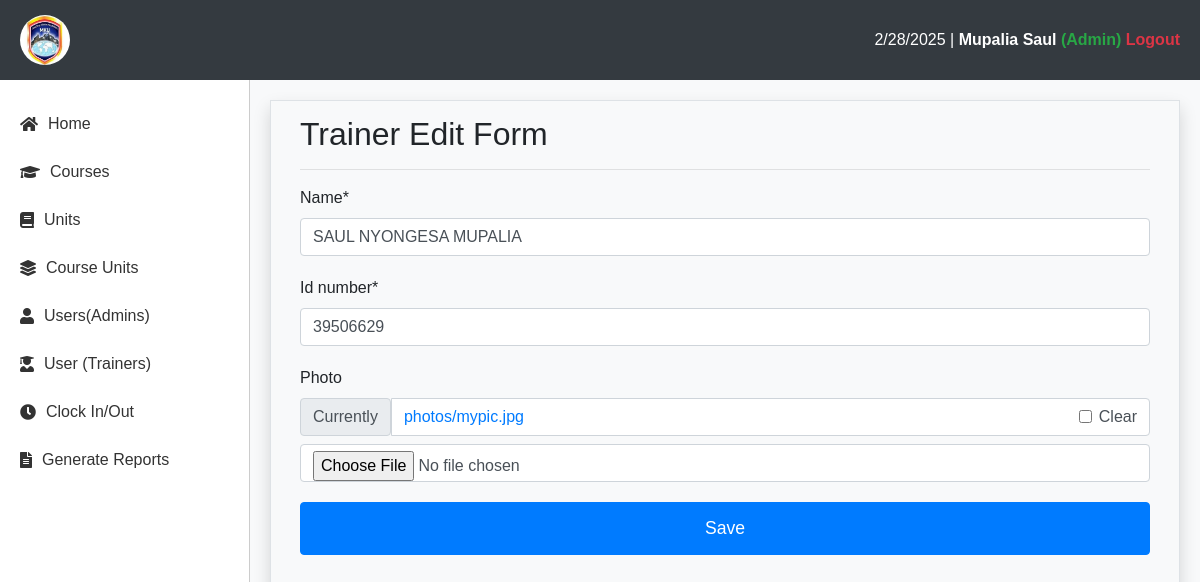
The page /base/trainer/details/edit/3/ (signed in) on the database its author committed.
### reports/models.py (models this page shows, shortened)
class User(AbstractUser):
    ADMIN = (
        ("ADMIN", "ADMIN"),
        ("STUDENT", "STUDENT"),
        ("TRAINER", "TRAINER"),
        ("EXAMINATION_OFFICER", "EXAMINATION_OFFICER"),
    )
    id_number = models.CharField(max_length=50, unique=True, null=True)
    role = models.CharField(max_length=50, choices=ADMIN, default="STUDENT")
    profile_photo = models.ImageField(upload_to="photos/", blank=True, null=True)

class Trainer(models.Model):
    name = models.CharField(max_length=50, null=True)
    id_number = models.CharField(max_length=50, unique=True, null=True)
    email = models.EmailField(max_length=50, null=True, unique=True)
    photo = models.ImageField(upload_to="photos/", blank=True, null=True)
    face_encoding = models.TextField(null=True)
    is_active = models.BooleanField(default=True, null=True)
    updated = models.DateTimeField(auto_now=True, null=True)
    created = models.DateTimeField(auto_now_add=True, null=True)

### base/views.py (the view)
# urls.py: path('trainer/details/edit/<int:trainer_id>/', views.trainer_edit, name='trainer-edit-url'),
def trainer_edit(request, trainer_id):
    trainer = get_object_or_404(Trainer, id=trainer_id)
    if request.method == "POST":
        form = TrainerSignupForm(request.POST, request.FILES, instance=trainer)
        if form.is_valid():
            trainer = form.save(commit=False)
            uploaded_photo = request.FILES.get("photo")
            if uploaded_photo:
                file_name = default_storage.save(uploaded_photo.name, uploaded_photo)
                file_path = default_storage.path(file_name)
                frame = cv2.imread(file_path)
                if frame is None:
                    messages.error(
                        request,
                        "Could not read the image file. Ensure it is a valid image.",
                    )
                    return render(
                        request, "trainer/trainer_signup.html", {"form": form}
                    )
                frame = cv2.cvtColor(frame, cv2.COLOR_BGR2RGB)
                if frame.dtype != np.uint8:
                    frame = frame.astype(np.uint8)
                face_encodings = face_recognition.face_encodings(frame)
                if face_encodings:
                    face_encoding = face_encodings[0]
                    trainer.face_encoding = ",".join(map(str, face_encoding))
                    trainer.save()
                    messages.success(request, "Trainer Details Edited successfully")
                    return HttpResponseRedirect(
                        reverse("trainer-url", args=[trainer_id])
                    )
                else:
                    messages.error(
                        request,
                        "No face detected in the uploaded photo. Make sure the photo is clear and contains only one face.",
                    )
            else:
                messages.error(request, "Please upload a photo. It is required.")
    else:
        form = TrainerSignupForm(instance=trainer)
    return render(
        request, "trainer/trainer_edit.html", {"form": form, "trainer": trainer}
    )

### reports/forms.py
class TrainerSignupForm(forms.ModelForm):
    class Meta:
        model = Trainer
        fields = ['name', 'id_number', 'photo']

### reports/context_processors.py (called while the page is built, shortened)
def remaining_days(request):
    if request.user.is_authenticated:
        try:
            series = Series.objects.get(is_active=True)
            today = datetime.today().date()
            end_date = series.end_date
            remaining = abs((end_date - today).days)
            return {"remaining": remaining}
        except Series.DoesNotExist:
            return {"remaining": 0}
    else:
        return {"remaining": 0}

def dashboard(request):
    if request.user.is_authenticated:
        num_trainers = Trainer.objects.count()
        num_students = StudentExam.objects.count()
        num_units = Unit.objects.count()
        num_courses = Course.objects.count()
        num_admins = User.objects.filter(is_staff=True).count()
        active_classes = TeachingAttendance.objects.filter(is_clocked_in=True, is_clocked_out=False).count()
        return {
            "num_trainers": num_trainers,
            "num_students": num_students,
            "num_units": num_units,
            "num_courses": num_courses,
            "num_admins": num_admins if not request.user else num_admins - 1,
            "active_classes": active_classes,
        }

def unit_count(request):
    if request.user.is_authenticated:
        return {"unit_count": Unit.objects.count()}
    else:
        return {"unit_count": 0}

def student_count(request):
    if request.user.is_authenticated:
        return {"student_count": StudentExam.objects.count()}
    else:
        return {"student_count": 0}

def course_count(request):
    if request.user.is_authenticated:
        return {"course_count": Course.objects.count()}
    else:
        return {"course_count": 0}

    def process_request(self, request):
        try:
            series = Series.objects.get(is_active=True)
            today = datetime.today().date()
            end_date = series.end_date
            if today > end_date:
                series.is_active = False
                series.save()
        except Series.DoesNotExist:
            series = Series.objects.filter(is_active=False)
            today = datetime.today().date()
            for series in series:
                end_date = series.end_date
                if today < end_date or today == end_date:
                    series.is_active = True
                    series.save()
        return None

### templates/trainer/trainer_edit.html (shortened to what this page needs)
{% extends 'base/main.html' %}
{% load crispy_forms_filters %}
{% block content %}
  <div class="container">
    <div class="trainer-signup-form">
      <h2>Trainer Edit Form</h2>
      <hr>
      <form id="trainerSignUpForm" action="{% url 'trainer-edit-url'  trainer.id %}" method="post" enctype="multipart/form-data">
        {{ form|crispy }}
        <button type="submit" id="continueBtn" class="btn btn-primary btn-custom">Save</button>
      </form>
    </div>
  </div>
{% endblock %}

### templates/base/main.html (shortened to what this page needs)
{% load static %}
<!DOCTYPE html>
<html lang="en">
<head>
    <link href="https://stackpath.bootstrapcdn.com/bootstrap/4.5.2/css/bootstrap.min.css" rel="stylesheet">
    <link rel="stylesheet" href="https://cdnjs.cloudflare.com/ajax/libs/font-awesome/5.15.4/css/all.min.css">
    <link rel="stylesheet" href="{% static 'base/css/main.css' %}">
</head>
<body>
    <div class="top-nav">
        <div class="logo">
            <img src="{% static 'img/logo.jpeg' %}" alt="Logo">
        </div>
        <div>
            <span id="current-date"></span> |
            <a href="{% url 'admin-profile-url' %}">{{ request.user.last_name }} {{ request.user.first_name }} <span class="text-success">(Admin)</span> </a>
            <a href="{% url 'admin-signout-url' %}" class="text-danger">Logout</a>
        </div>
    </div>
    <div class="main-container">
        <div class="sidebar">
            {% if request.user.is_authenticated %}
                <a href="{% url 'admin-home-url' %}"><i class="fas fa-home"></i> Home</a>
                <a href="{% url 'admin-courses-url' %}"><i class="fas fa-graduation-cap"></i> Courses</a>
                <a href="{% url 'admin-units-url' %}"><i class="fas fa-book"></i> Units</a>
                <a href="{% url 'admin-course-units-url' %}"><i class="fas fa-layer-group"></i> Course Units</a>
                <a href="{% url 'admins-url' %}"><i class="fas fa-user"></i> Users(Admins)</a>
                <a href="{% url 'trainers-url' %}"><i class="fas fa-user-graduate"></i> User (Trainers)</a>
                <a href="{% url 'admin-clock-url' %}"><i class="fas fa-clock"></i> Clock In/Out</a>
                <a href="{% url 'clock-reports-url' %}"><i class="fas fa-file-alt"></i> Generate Reports</a>
            {% endif %}
        </div>
        <div class="content">
            <div class="border p-1 shadow" style="min-height: 100vh;">
                {% block content %}
                {% endblock %}
            </div>
        </div>
    </div>
</body>
</html>

### templates/base/main.html (style rules this page uses)
body, html { height: 100%; margin: 0; font-family: 'Arial', sans-serif; }
.top-nav { background-color: #343a40; color: white; padding: 15px 20px; display: flex; justify-content: space-between; align-items: center; box-shadow: 0px 2px 10px rgba(0, 0, 0, 0.1); }
.top-nav .logo img { width: 50px; height: 50px; border-radius: 50%; }
.top-nav a { color: white; text-decoration: none; font-weight: bold; }
.main-container { display: flex; height: calc(100vh - 70px); overflow: hidden; }
.sidebar { width: 250px; background-color: #fff; padding-top: 20px; height: 100%; border-right: 1px solid #ccc; display: flex; flex-direction: column; box-shadow: 2px 0px 5px rgba(0, 0, 0, 0.1); }
.sidebar a { color: #333; text-decoration: none; padding: 12px 20px; display: flex; align-items: center; font-size: 1rem; transition: 0.3s; }
.sidebar a i { margin-right: 10px; }
.content { flex-grow: 1; background-color: #f8f9fa; padding: 20px; overflow-y: auto; }

### templates/trainer/trainer_edit.html (style rules this page uses)
.trainer-signup-form { padding: 10px; width: 100%; }
.form-control { margin-bottom: 20px; }
.btn-custom { width: 100%; padding: 12px; font-size: 1.1rem; }

### rows shown on the page
User: user.last_name "Mupalia", user.first_name "Saul"
Trainer: name "SAUL NYONGESA MUPALIA", id_number "39506629"
